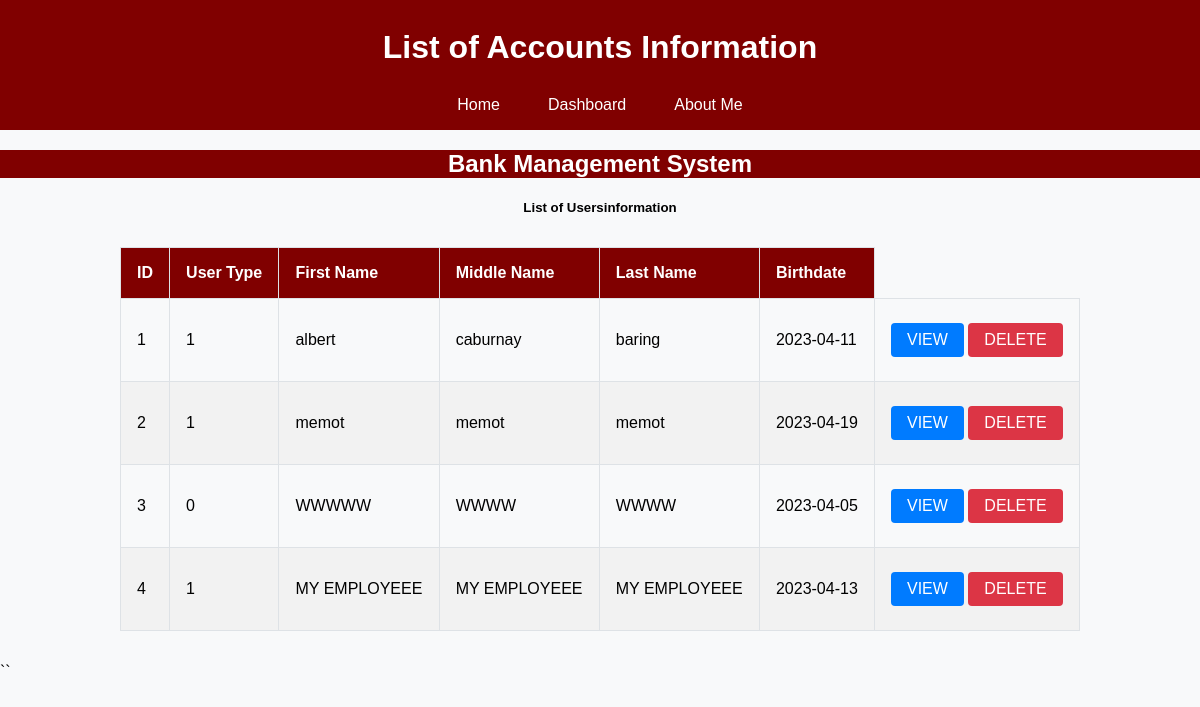
Screenshot of /viewuser.php with the database file from the repository.
### tables this page shows
CREATE TABLE `users` (
  `userid` int(11) NOT NULL,
  `usertype` tinyint(1) NOT NULL,
  `firstname` varchar(50) NOT NULL,
  `middlename` varchar(50) NOT NULL,
  `lastname` varchar(50) NOT NULL,
  `birthdate` date NOT NULL
);

### viewuser.php (the view, shortened to what this page needs)
<!DOCTYPE html>
<html lang="en">
<head>
</head>
<body>
<?php
    require_once 'header.php';
?>
<div style='background-color: #800000'>
    <center>
        <p style='color:white'><h2 style='color:white'>Bank Management System</h2></p>
    </center>
</div>
<center>
    <p style="color:white"><h5>List of Usersinformation</h5></p>
</center>
<div>
    <?php
        $mysqli = new mysqli('localhost', 'root', '', 'bankmanagementsystem') or die(mysqli_error($mysqli));
        $resultset = $mysqli->query("SELECT userid, usertype, firstname, middlename,  lastname,birthdate from users") or die($mysqli->error);
    ?>
    <table id="tblcardrecords" class="table table-striped table-bordered table-sm" cellspacing="0" width="100%">
        <thead>
            <tr>
                <th>ID</th>
                <th>User Type</th>
                <th>First Name</th>
                <th>Middle Name</th>
                <th>Last Name</th>
                <th>Birthdate</th>
            </tr>
        </thead>
        <tbody>
            <?php
                while($row = $resultset->fetch_assoc()):
            ?>
            <tr>
                <td><?php echo $row['userid'] ?></td>
                <td><?php echo $row['usertype'] ?></td>
                <td><?php echo $row['firstname'] ?></td>
                <td><?php echo $row['middlename'] ?></td>
                <td><?php echo $row['lastname'] ?></td>
                <td><?php echo $row['birthdate'] ?></td>
                <td>
                    <a href="#" class="btn btn-primary">VIEW</a>
                    <a href="#" class="btn btn-danger">DELETE</a>
                </td>
            </tr>
            <?php endwhile;?>
        </tbody>
    </table>
</div>
</body>
</html>

### viewuser.php (style rules this page uses)
body { font-family: Arial, sans-serif; margin: 0; padding: 0; background-color: #f8f9fa; }
table { width: 80%; margin: 2rem auto; border-collapse: collapse; }
th, td { border: 1px solid #dee2e6; padding: 1rem; text-align: left; }
th { background-color: #800000; color: white; }
tr:nth-child(even) { background-color: #f2f2f2; }
.btn { display: inline-block; text-decoration: none; padding: 0.5rem 1rem; margin: 0.5rem 0; border-radius: 0.25rem; cursor: pointer; }
.btn-primary { background-color: #007bff; color: white; }
.btn-danger { background-color: #dc3545; color: white; }

### header.php (style rules this page uses)
body { font-family: Arial, sans-serif; margin: 0; padding: 0; }

### rows the page displays
users: userid "1", usertype "1", firstname "albert", middlename "caburnay", lastname "baring", birthdate "2023-04-11"
users: userid "2", usertype "1", firstname "memot", middlename "memot", lastname "memot", birthdate "2023-04-19"
users: userid "3", usertype "0", firstname "WWWWW", middlename "WWWW", lastname "WWWW", birthdate "2023-04-05"
users: userid "4", usertype "1", firstname "MY EMPLOYEEE", middlename "MY EMPLOYEEE", lastname "MY EMPLOYEEE", birthdate "2023-04-13"

### other values shown
$title "List of Accounts Information"
